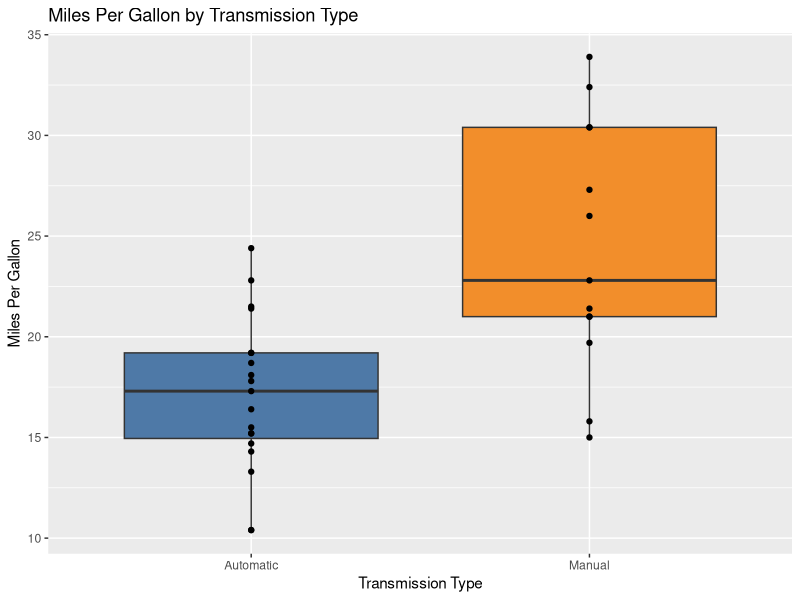
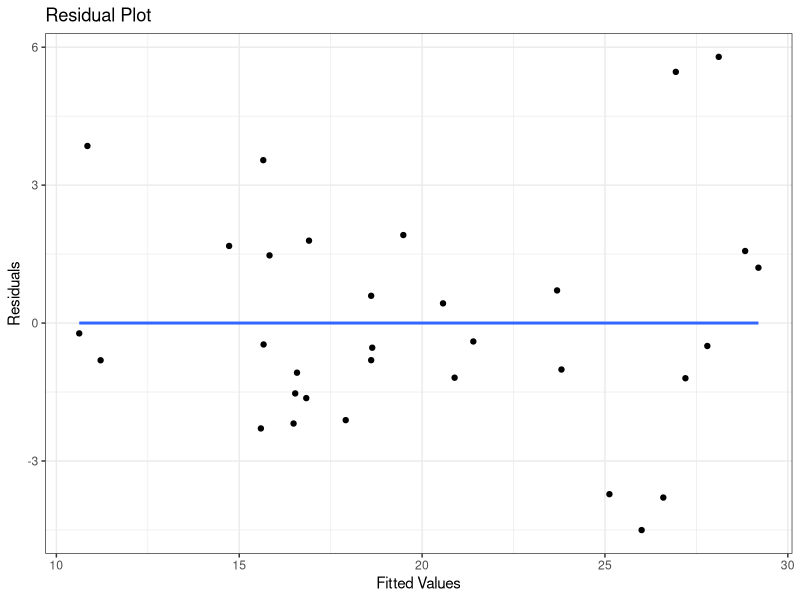

Recreate these plots in R, in order.
## ---- chunk 1
knitr::opts_chunk$set(echo = TRUE)
## ---- chunk 2
## Load packages
library(tidyverse)
library(ggplot2)
## ---- chunk 3
## Load dataset
data(mtcars) 

## Take a look at dimensions, etc.
head(mtcars, 3)
dim(mtcars)
map(mtcars, class)
## ---- chunk 4
## Change appropriate variables to factor class
mtcars <- within(mtcars, {
   vs <- factor(vs, labels = c("V-Shaped", "Straight"))
   am <- factor(am, labels = c("Automatic", "Manual"))
   cyl  <- ordered(cyl)
   gear <- ordered(gear)
   carb <- ordered(carb)
})
## ---- chunk 5
## Miles Per Gallon by Transmission Type
mtcars %>% ggplot(aes(x = am, y = mpg, fill = am)) +
        ggthemes::scale_fill_tableau() +
        geom_boxplot(show.legend = FALSE) +
        geom_point(show.legend = FALSE) +
        labs(x = "Transmission Type", y = "Miles Per Gallon") +
        ggtitle("Miles Per Gallon by Transmission Type") +
        scale_x_discrete(labels = c("Automatic", "Manual"))
        theme_bw() 
## ---- chunk 6
## Simple regression model
simpleRegressionModel <- lm(mpg ~ am, mtcars)
summary(simpleRegressionModel)
## ---- chunk 7
## Analysis of variance test
mpgVarianceAnalysis <- aov(mpg ~ ., mtcars)
summary(mpgVarianceAnalysis)
## ---- chunk 8
## Multiple regression model
multipleRegressionModel <- lm(mpg ~ am + cyl + disp + wt, mtcars)
summary(multipleRegressionModel)
## ---- chunk 9
## Plot residuals
multipleRegressionModel %>% 
        ggplot(aes(y = multipleRegressionModel$residuals, x = multipleRegressionModel$fitted.values)) +
        geom_point() +
        geom_smooth(method = "lm", se = FALSE) +
        labs(y = "Residuals", x = "Fitted Values") + 
        ggtitle("Residual Plot") +
        theme_bw()
